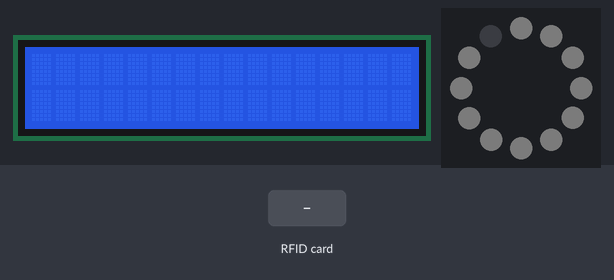
This sketch was run on a simulated Arduino Uno, built with avr-gcc and run on an emulated ATmega328P. Parts: 16×2 character LCD, 12 RGB LEDs in a ring, first at the top, clockwise. Inputs (shaded band) come from the test bench. Dim RGB values are drawn brighter than linear; what the sketch prints to the serial monitor is not drawn.

Above: at 1.3 s.
1.4 s: RFID card C4 71 1A B8 held to the reader
At 2.5 s:
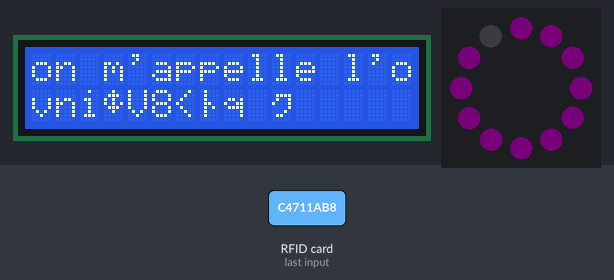
At 5.4 s:
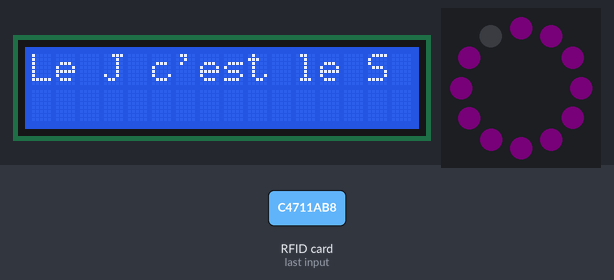
5.9 s: RFID card EC 56 38 3C held to the reader
At 8.2 s:
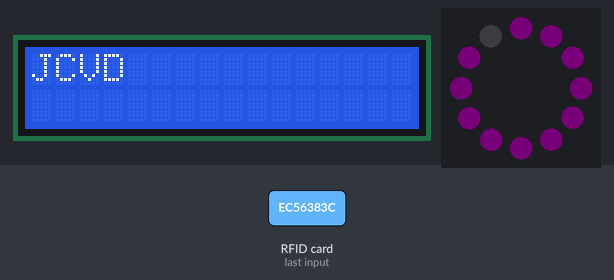
Timing chart, 0 to 9.7 s (numbered marks = the images above; inputs shaded):
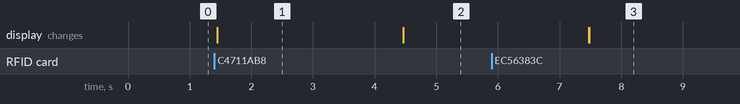

The sketch:

lecteur_rfid_badge_lum.ino
```cpp
#include <SPI.h>
#include <MFRC522.h>
 // bibliotheque adafruit neopixel
#include <Adafruit_NeoPixel.h>

#include <Wire.h>
#include <LiquidCrystal_I2C.h>

#define SS_PIN 10
#define RST_PIN 9
// pin ou est branché la commande dataIn du ring
#define LED_PIN  6

// Nombre de led
#define LED_COUNT  12

// NeoPixel luminosite, 0 (min) to 255 (max)
#define BRIGHTNESS 20


#if defined(ARDUINO) && ARDUINO >= 100
#define printByte(args)  write(args);
#else
#define printByte(args)  print(args,BYTE);
#endif


LiquidCrystal_I2C lcd(0x20,16,2);  // set the LCD address to 0x20 for a 16 chars and 2 line display


int backlightState = LOW;
long previousMillis = 0;
long interval = 1000;

byte CodeVerif=0;
byte Badge1[4]={0xC4, 0x71, 0x1A, 0xB8};
byte Badge2[4]={0xEC, 0x56, 0x38, 0x3C};


char message[19]="on m'appelle l'ovni";
char message2[18]="Le J c'est le S";
char message3[5]="JCVD";
char message4[18]="C'est pas des LOL";


MFRC522 rfid(SS_PIN, RST_PIN); // Instance of the class

MFRC522::MIFARE_Key key;


// Declare votre neopixel Ring
Adafruit_NeoPixel ring(LED_COUNT, LED_PIN, NEO_GRB + NEO_KHZ800);
// Argument 1 = Nombre de Pixel dans le Ring
// Argument 2 = Wemos Pin
// Argument 3 = Pixel type
//   NEO_KHZ800  800 KHz bitstream (most NeoPixel products w/WS2812 LEDs)
//   NEO_KHZ400  400 KHz (classic 'v1' (not v2) FLORA pixels, WS2811 drivers)
//   NEO_GRB     Led cablé selon GRB (most NeoPixel products)
//   NEO_GRBW    Led cablé selon GRB + W (most NeoPixel products) + Led blanche
//   NEO_RGB     Led cablé selon RGB (v1 FLORA pixels, not v2)
//   NEO_RGBW   led cablé selon  RGBW (NeoPixel RGBW products)

// Init array that will store new NUID
byte nuidPICC[4];

byte GetAccesState(byte *CodeAcces,byte *NewCode)
{
  byte StateAcces=0;
  if ((CodeAcces[0]==NewCode[0])&&(CodeAcces[1]==NewCode[1])&&
  (CodeAcces[2]==NewCode[2])&& (CodeAcces[3]==NewCode[3])){
    return StateAcces=1; }
  else{
    return StateAcces=0; }
}


void setup()
{
  // Init RS232
  Serial.begin(9600);

  // Init SPI bus
  SPI.begin();

  // Init MFRC522
  rfid.PCD_Init();

  lcd.init();        // initialize the lcd
  lcd.backlight();
  lcd.begin(16, 2);

  lcd.home();


  ring.begin();           // INITIALIZE NeoPixel ring object (REQUIRED)
 ring.setBrightness(BRIGHTNESS); // Set BRIGHTNESS to about 1/5 (max = 255)

 /*
 ring.fill(ring.Color(0,0,255),1,3);   // allume la led 2,3 et 4  en bleu
 ring.setPixelColor(6, ring.Color(255,0,0));   // allume la led 7 en rouge
 ring.setPixelColor(7, ring.Color(255,255,255));   // allume la led 8 en blanc
 ring.setPixelColor(8, ring.Color(0,0,255));   // allume la led 9 en bleu
 ring.setPixelColor(11,ring.Color(0,255,0));   // allume la led 12 en vert
 */
 ring.fill(ring.Color(40,40,40),0,11);
 ring.show();            // pour afficher les modifications

   // Prepare the key (used both as key A and as key B)
    // using FFFFFFFFFFFFh which is the default at chip delivery from the factory
    for (byte i = 0; i < 6; i++) {
        key.keyByte[i] = 0xFF;
    }


}

void loop()
{
  byte sector         = 1;
  byte blockAddr      = 4;
  byte count = 0;
  MFRC522::StatusCode status;
  byte buffer[18];
  byte size = sizeof(buffer);
  byte trailerBlock   = 7;


  // Code de l'écran LCD
  lcd.clear();

  int len = strlen(message);
  int len2 = strlen(message2);
  int len3 = strlen(message3);
  int len4 = strlen(message4);


    // Initialisé la boucle si aucun badge n'est présent
  if ( !rfid.PICC_IsNewCardPresent())
    return;

  // Vérifier la présence d'un nouveau badge
  if ( !rfid.PICC_ReadCardSerial())
    return;

  // Afffichage
  Serial.println(F("Un badge est détecté"));


  // Enregistrer l’ID du badge (4 octets)
  for (byte i = 0; i < 4; i++) {
    nuidPICC[i] = rfid.uid.uidByte[i];
  }

  // Vérification du code
    if (GetAccesState(Badge1,nuidPICC)==1){
    // Affichage e,zrg,kz,g,zk,gk,zek,gzk
    ring.fill(ring.Color(30,0,30),0,11);
    ring.show();       // pour afficher les modifications
    for (int i = 0; i < 16; i++) {
    lcd.print(message[i]);
      }
    lcd.setCursor(0, 1);
    for (int i = 16; i < len; i++) {
    lcd.print(message[i]);
  }
  delay(3000);
  lcd.clear();
  for (int i = 0; i < len2; i++) {
    lcd.print(message2[i]);
  }
    delay(3000);
    lcd.clear();
    }

  if (GetAccesState(Badge2,nuidPICC)  == 1)
  {
    for (int i = 0; i < len3; i++) {
    lcd.print(message3[i]);
  }
  delay(3000);
  lcd.clear();
  for (int i = 0; i < 16; i++) {
    lcd.print(message4[i]);
  }
    lcd.setCursor(0, 1);
    for (int i = 16; i < len4; i++) {
    lcd.print(message4[i]);
  }
    delay(3000);
    lcd.clear();

    Serial.print(F("Reading data from block ")); Serial.print(blockAddr);
    Serial.println(F(" ..."));
    status = (MFRC522::StatusCode) rfid.MIFARE_Read(blockAddr, buffer, &size);
    if (status != MFRC522::STATUS_OK) {
        Serial.print(F("MIFARE_Read() failed: "));
        Serial.println(rfid.GetStatusCodeName(status));
    }
    byte count = 0;
    for (byte i = 0; i < 16; i++) {
        if (buffer[i] == 0x1){
            count++;
            ring.setPixelColor(i, 0, 30, 0);
            ring.show();            // pour afficher les modifications
            delay(1000);
         }
         else {
            count++;
            ring.setPixelColor(i, 0,0,0);
            ring.show();
            delay(1000);
         }
  }
  }
   else {
      Serial.println("Code érroné");
    }

  // Affichage de l'identifiant
  Serial.println(" L'UID du tag est:");
  for (byte i = 0; i < 4; i++)
  {
    Serial.print(nuidPICC[i], HEX);
    Serial.print(" ");
  }
  Serial.println();


  // Re-Init RFID
  rfid.PICC_HaltA(); // Halt PICC
  rfid.PCD_StopCrypto1(); // Stop encryption on PCD


}
```

Measured:
- after the input at 1.4 s, the display: changes after 0.05 s (image 1)
- after the input at 5.9 s, the display: first differs from a run without the input after 1.6 s (image 3)
- what the display in image 1 shows lasts 3.1 s, from 1.4 s to 4.5 s
